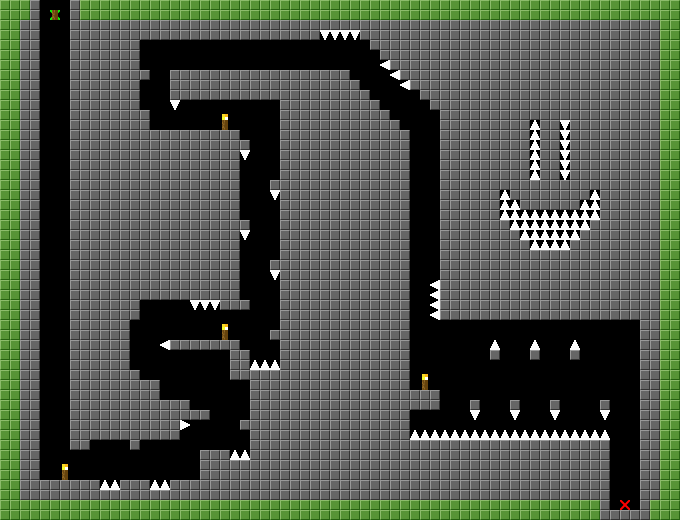

A 2D game scene composited from a Tiled map and its tileset images. What follows is a short description and the map's XML, with each tile layer's data collapsed to a summary:
An orthogonal 68x52 tile map with 10x10 px tiles, 3 tile layers (collision, platforms, map), 2 tilesets.

<map version="1.0" orientation="orthogonal" width="68" height="52" tilewidth="10" tileheight="10">
 <tileset firstgid="1" name="10pixTiles" tilewidth="10" tileheight="10">
  <image source="10pixTiles.PNG" width="60" height="20" />
  <tile id="0">
   <properties>
    <property name="Type" value="collision" />
   </properties>
  </tile>
  <tile id="5">
   <properties>
    <property name="Type" value="platform" />
   </properties>
  </tile>
  <tile id="7">
   <properties>
    <property name="Type" value="checkpoint" />
   </properties>
  </tile>
  <tile id="10">
   <properties>
    <property name="Type" value="end" />
   </properties>
  </tile>
  <tile id="11">
   <properties>
    <property name="Type" value="start" />
   </properties>
  </tile>
 </tileset>
 <tileset firstgid="13" name="10pixSpikes" tilewidth="10" tileheight="10">
  <image source="10pixSpikes.png" width="20" height="20" />
  <tile id="0">
   <properties>
    <property name="Type" value="spike" />
   </properties>
  </tile>
  <tile id="1">
   <properties>
    <property name="Type" value="spike" />
   </properties>
  </tile>
  <tile id="2">
   <properties>
    <property name="Type" value="spike" />
   </properties>
  </tile>
  <tile id="3">
   <properties>
    <property name="Type" value="spike" />
   </properties>
  </tile>
 </tileset>
 <layer name="collision" width="68" height="52">
  <data>[3536 cells, 2 non-empty, 2 distinct tile ids]</data>
 </layer>
 <layer name="platforms" width="68" height="52">
  <data>[3536 cells, 0 non-empty, 0 distinct tile ids]</data>
 </layer>
 <layer name="map" width="68" height="52">
  <data>[3536 cells, 2702 non-empty, 8 distinct tile ids]</data>
 </layer>
</map>
